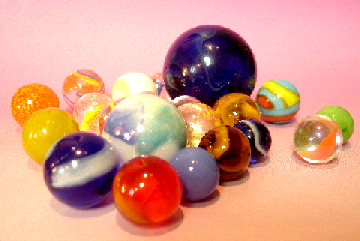
#> input picture Images/canicas.png, 360 x 241 px, found by its file name
$ python miConvPadding.py
#> lines starting #> are read from the running program, lines starting #| are printed output that depends on the picture
#Ahora con padding

import numpy as np
import cv2
import matplotlib.pyplot as plt


def miConv(img, kernel):
    h_img, w_img = img.shape
    h_ker, w_ker = kernel.shape

    res = np.ones((h_img-h_ker+1,w_img-w_ker+1))

    for i in range(h_img - h_ker + 1):
        for j in range(w_img - w_ker + 1):
            sumador = 0
            for x in range(h_ker):
                for y in range(w_ker):
                    sumador += img[i+x, j+y]*kernel[h_ker-1-x, w_ker-1-y]
            res[i, j] = sumador

    plt.imshow(res, cmap='gray')
    plt.title("Output Image Using Kernel")
    plt.show()

    padh= int((h_ker-1)/2)
    padw= int((w_ker-1)/2)
    pad_img=np.ones((h_img + (2*padh),w_img + (2*padw)))
    pad_img[padh:pad_img.shape[0] - padh, padw:pad_img.shape[1] - padw] = img
    plt.imshow(pad_img, cmap='gray')
    plt.title("Padded Image")
    plt.show()

    return res

"""    pad_height = int((kernel_row - 1) / 2)
    pad_width = int((kernel_col - 1) / 2)

    padded_image = np.zeros((image_row + (2 * pad_height), image_col + (2 * pad_width)))

    padded_image[pad_height:padded_image.shape[0] - pad_height, pad_width:padded_image.shape[1] - pad_width] = image

    if verbose:
        plt.imshow(padded_image, cmap='gray')
        plt.title("Padded Image")
        plt.show()"""
#output_size = ((input_size — kernel_size + 2 * padding) / stride) + 1


k = np.array([[-1, -1, -1],
              [-1, 8, -1],
              [-1, -1, -1]])


ruta = r"C:\Users\arace\Desktop\Araceli Escuela\TEC\SEMESTRE 4\SemanaTEC\Laboratorio\semena-tec-tools-vision\Images\canicas.png"
image = cv2.imread(ruta, cv2.IMREAD_GRAYSCALE)
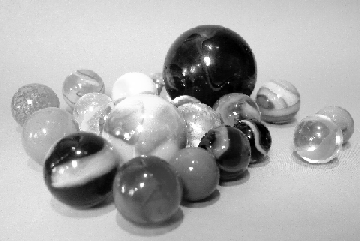
#> image: shape (241, 360); min 0, max 255, mean 170.7
output_image = miConv(image, k)
#> after the loop in miConv, `for i in range(h_img - h_ker + 1):`:
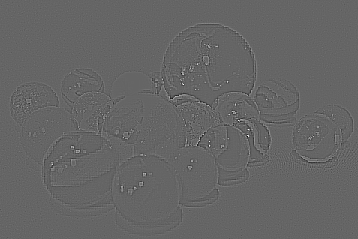
#> res: shape (239, 358) float64; min -933, max 1405, mean 0; drawn with min black and max white
#> in miConv, `pad_img[padh:pad_img.shape[0] - padh, padw:pad_img.shape[1] - padw] = ..`:
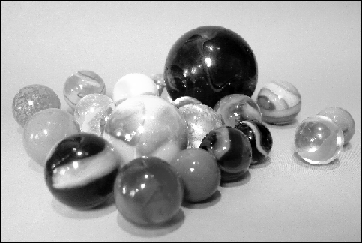
#> pad_img: shape (243, 362) float64; min 0, max 255, mean 168.4

#miConv(image,k)
